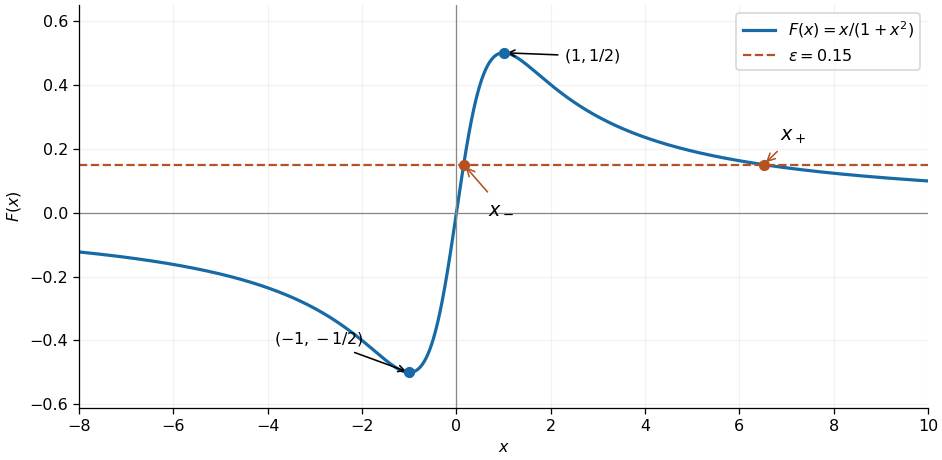

Source code (Python):
#!/usr/bin/env python3
"""Oxford A6 2021, Q3(a): original rational-function sketch.

Python 3.14.4, NumPy 2.3.5, Matplotlib 3.10.7 (repository dependencies).
Run in the output directory; writes 2021-roots.png to the current directory.
"""
from pathlib import Path

import matplotlib
matplotlib.use("Agg")
import matplotlib.pyplot as plt
import numpy as np


def main():
    eps = 0.15
    small = 2 * eps / (1 + np.sqrt(1 - 4 * eps**2))
    large = 1 / small
    x = np.linspace(-8, 10, 2401)
    fig, ax = plt.subplots(figsize=(8.2, 4.0), layout="constrained")
    fig.patch.set_facecolor("white")
    ax.plot(x, x / (1 + x**2), color="#176aa5", lw=2,
            label=r"$F(x)=x/(1+x^2)$")
    ax.axhline(0, color="#888888", lw=0.8)
    ax.axvline(0, color="#888888", lw=0.8)
    ax.axhline(eps, color="#b45224", ls="--", lw=1.4,
               label=rf"$\epsilon={eps}$")
    ax.scatter([small, large], [eps, eps], color="#b45224", zorder=5)
    ax.scatter([-1, 1], [-0.5, 0.5], color="#176aa5", zorder=5)
    for root, label, offset in [(small, r"$x_-$", (15, -30)),
                                 (large, r"$x_+$", (10, 15))]:
        ax.annotate(label, (root, eps), xytext=offset,
                    textcoords="offset points", fontsize=12,
                    arrowprops={"arrowstyle": "->", "color": "#b45224"})
    ax.annotate(r"$(-1,-1/2)$", (-1, -0.5), xytext=(-85, 18),
                textcoords="offset points", fontsize=10,
                arrowprops={"arrowstyle": "->"})
    ax.annotate(r"$(1,1/2)$", (1, 0.5), xytext=(38, -5),
                textcoords="offset points", fontsize=10,
                arrowprops={"arrowstyle": "->"})
    ax.set(xlim=(-8, 10), ylim=(-0.61, 0.65), xlabel="$x$", ylabel="$F(x)$")
    ax.grid(alpha=0.16)
    ax.legend(loc="upper right", fontsize=10)
    ax.spines[["top", "right"]].set_visible(False)
    fig.savefig(Path("2021-roots.png"), dpi=115,
                facecolor="white", transparent=False)
    plt.close(fig)


if __name__ == "__main__":
    main()
